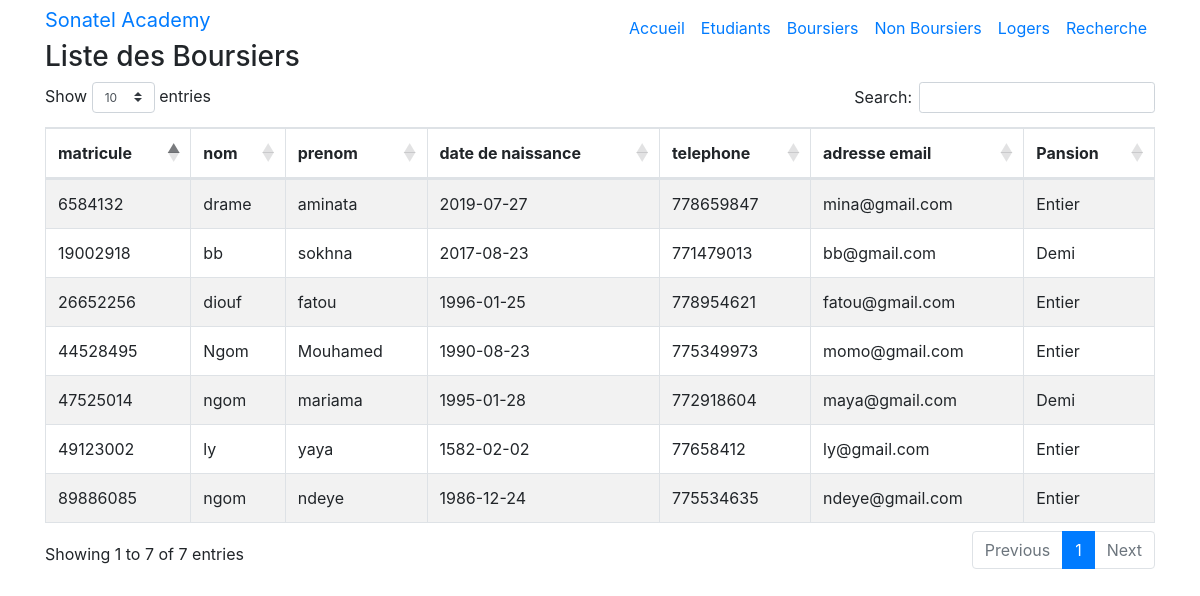
Screenshot of /liste_boursier.php with the database file from the repository.
### tables this page shows
CREATE TABLE `Boursiers` (
  `id_etudiant` int(11) NOT NULL,
  `id_type` int(11) NOT NULL
);

CREATE TABLE `Etudiant` (
  `id_etudiant` int(11) NOT NULL,
  `matricule` varchar(255) NOT NULL,
  `nom_etudiant` varchar(255) NOT NULL,
  `prenom_etudiant` varchar(255) NOT NULL,
  `date_naiss` date NOT NULL,
  `telephone` int(11) NOT NULL,
  `email` varchar(50) NOT NULL
);

CREATE TABLE `Types` (
  `id_type` int(11) NOT NULL,
  `libelle` varchar(255) NOT NULL
);

### Etudiant_Service.php (called while the page is built, shortened)
<?php
class Etudiant_Service
{
  private $db;
  public function setDb(PDO $db)
  {
    $this->db = $db;
  }
  public function find()
  {
    $req = $this->db->prepare("SELECT *FROM Boursiers,Etudiant,Types WHERE Etudiant.id_etudiant=Boursiers.id_etudiant AND Types.id_type=Boursiers.id_type");
    $req->execute();
    return $req->fetchAll(PDO::FETCH_OBJ);
  }
}

### liste_boursier.php (the view, shortened to what this page needs)
<?php
$db = new PDO('mysql:host=127.0.0.1;dbname=Universite', 'root', 'Zawji@2801');
$db->setAttribute(PDO::ATTR_ERRMODE, PDO::ERRMODE_EXCEPTION);
$etuService = new Etudiant_Service($db);
?>
<!DOCTYPE html>
<html lang="en">
<head>
  <link rel="stylesheet" href="https://cdnjs.cloudflare.com/ajax/libs/twitter-bootstrap/4.1.3/css/bootstrap.css">
<link rel="stylesheet" href="https://cdn.datatables.net/1.10.19/css/dataTables.bootstrap4.min.css">
</head>
<body>
  <div class="container">
  <a class="navbar-brand js-scroll" href="#page-top">Sonatel Academy</a>
  <nav class="navbar navbar-b navbar-trans navbar-expand-md fixed-top" id="mainNav">
    <div class="container">
      <div class="navbar-collapse collapse justify-content-end" id="navbarDefault">
        <ul class="navbar-nav">
          <li class="nav-item">
            <a class="nav-link js-scroll" href="index.php">Accueil</a>
          </li>
          <li class="nav-item">
            <a class="nav-link js-scroll" href="liste_etudiant.php">Etudiants</a>
          </li>
          <li class="nav-item">
            <a class="nav-link js-scroll" href="liste_boursier.php">Boursiers</a>
          </li>
          <li class="nav-item">
            <a class="nav-link js-scroll" href="liste_nonboursier.php">Non Boursiers</a>
          </li>
          <li class="nav-item">
            <a class="nav-link js-scroll" href="liste_loger.php">Logers</a>
          </li>
          <li class="nav-item">
            <a class="nav-link js-scroll" href="liste.php">Recherche</a>
          </li>
        </ul>
      </div>
    </div>
  </nav>
  </div>
    <div class="container">
      <div class="row">
        <div class="col-md-12">
          <div class="post-box">
            <h3 class="title-left">
              Liste des Boursiers
            </h3>
            <table id="example" class="table table-striped table-bordered" >
              <thead>
                <tr>
                  <th>matricule</th>
                  <th>nom</th>
                  <th>prenom</th>
                  <th>date de naissance</th>
                  <th>telephone</th>
                  <th>adresse email</th>
                  <th>Pansion</th>
                </tr>
              </thead>
              <tbody>
                <?php
                foreach ($etuService->find() as $donnes) {
                  echo '<tr>
             <td>' . $donnes->matricule . '</td>
             <td>' . $donnes->nom_etudiant . '</td>
             <td>' . $donnes->prenom_etudiant . '</td>
             <td>' . $donnes->date_naiss . '</td>
             <td>' . $donnes->telephone . '</td>
             <td>' . $donnes->email . '</td>
             <td>' . $donnes->libelle . '</td>
             </tr>';
                }
                ?>
              </tbody>
            </table>
          </div>
        </div>
      </div>
    </div>

### rows the page displays
boursiers: id_etudiant.matricule "44528495", id_etudiant.nom_etudiant "Ngom", id_etudiant.prenom_etudiant "Mouhamed", id_etudiant.date_naiss "1990-08-23", id_etudiant.telephone "775349973", id_etudiant.email "momo@gmail.com", id_type.libelle "Entier"
boursiers: id_etudiant.matricule "26652256", id_etudiant.nom_etudiant "diouf", id_etudiant.prenom_etudiant "fatou", id_etudiant.date_naiss "1996-01-25", id_etudiant.telephone "778954621", id_etudiant.email "fatou@gmail.com", id_type.libelle "Entier"
boursiers: id_etudiant.matricule "89886085", id_etudiant.nom_etudiant "ngom", id_etudiant.prenom_etudiant "ndeye", id_etudiant.date_naiss "1986-12-24", id_etudiant.telephone "775534635", id_etudiant.email "ndeye@gmail.com", id_type.libelle "Entier"
boursiers: id_etudiant.matricule "49123002", id_etudiant.nom_etudiant "ly", id_etudiant.prenom_etudiant "yaya", id_etudiant.date_naiss "1582-02-02", id_etudiant.telephone "77658412", id_etudiant.email "ly@gmail.com", id_type.libelle "Entier"
boursiers: id_etudiant.matricule "6584132", id_etudiant.nom_etudiant "drame", id_etudiant.prenom_etudiant "aminata", id_etudiant.date_naiss "2019-07-27", id_etudiant.telephone "778659847", id_etudiant.email "mina@gmail.com", id_type.libelle "Entier"
boursiers: id_etudiant.matricule "47525014", id_etudiant.nom_etudiant "ngom", id_etudiant.prenom_etudiant "mariama", id_etudiant.date_naiss "1995-01-28", id_etudiant.telephone "772918604", id_etudiant.email "maya@gmail.com", id_type.libelle "Demi"
boursiers: id_etudiant.matricule "19002918", id_etudiant.nom_etudiant "bb", id_etudiant.prenom_etudiant "sokhna", id_etudiant.date_naiss "2017-08-23", id_etudiant.telephone "771479013", id_etudiant.email "bb@gmail.com", id_type.libelle "Demi"
